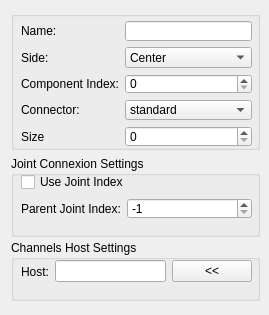
<?xml version="1.0" encoding="UTF-8"?>
<ui version="4.0">
 <class>Form</class>
 <widget class="QWidget" name="Form">
  <property name="geometry">
   <rect>
    <x>0</x>
    <y>0</y>
    <width>269</width>
    <height>315</height>
   </rect>
  </property>
  <property name="windowTitle">
   <string>Form</string>
  </property>
  <widget class="QGroupBox" name="jointConnexionSettings_groupBox">
   <property name="geometry">
    <rect>
     <x>11</x>
     <y>156</y>
     <width>249</width>
     <height>81</height>
    </rect>
   </property>
   <property name="sizePolicy">
    <sizepolicy hsizetype="Minimum" vsizetype="Minimum">
     <horstretch>0</horstretch>
     <verstretch>0</verstretch>
    </sizepolicy>
   </property>
   <property name="title">
    <string>Joint Connexion Settings</string>
   </property>
   <widget class="QWidget" name="layoutWidget">
    <property name="geometry">
     <rect>
      <x>10</x>
      <y>16</y>
      <width>231</width>
      <height>47</height>
     </rect>
    </property>
    <layout class="QVBoxLayout" name="verticalLayout">
     <item>
      <widget class="QCheckBox" name="useJointIndex_checkBox">
       <property name="text">
        <string>Use Joint Index</string>
       </property>
      </widget>
     </item>
     <item>
      <layout class="QHBoxLayout" name="horizontalLayout">
       <item>
        <widget class="QLabel" name="parentJointIndex_label">
         <property name="text">
          <string>Parent Joint Index:</string>
         </property>
        </widget>
       </item>
       <item>
        <widget class="QSpinBox" name="parentJointIndex_spinBox">
         <property name="sizePolicy">
          <sizepolicy hsizetype="Expanding" vsizetype="Fixed">
           <horstretch>0</horstretch>
           <verstretch>0</verstretch>
          </sizepolicy>
         </property>
         <property name="minimum">
          <number>-1</number>
         </property>
         <property name="maximum">
          <number>999999</number>
         </property>
         <property name="value">
          <number>-1</number>
         </property>
        </widget>
       </item>
      </layout>
     </item>
    </layout>
   </widget>
  </widget>
  <widget class="QGroupBox" name="groupBox">
   <property name="geometry">
    <rect>
     <x>11</x>
     <y>240</y>
     <width>249</width>
     <height>61</height>
    </rect>
   </property>
   <property name="sizePolicy">
    <sizepolicy hsizetype="Minimum" vsizetype="Minimum">
     <horstretch>0</horstretch>
     <verstretch>0</verstretch>
    </sizepolicy>
   </property>
   <property name="title">
    <string>Channels Host Settings</string>
   </property>
   <widget class="QWidget" name="layoutWidget">
    <property name="geometry">
     <rect>
      <x>10</x>
      <y>19</y>
      <width>231</width>
      <height>25</height>
     </rect>
    </property>
    <layout class="QHBoxLayout" name="horizontalLayout_2">
     <item>
      <widget class="QLabel" name="host_label">
       <property name="text">
        <string>Host:</string>
       </property>
      </widget>
     </item>
     <item>
      <widget class="QLineEdit" name="host_lineEdit"/>
     </item>
     <item>
      <widget class="QPushButton" name="host_pushButton">
       <property name="text">
        <string>&lt;&lt;</string>
       </property>
      </widget>
     </item>
    </layout>
   </widget>
  </widget>
  <widget class="QGroupBox" name="mainSettings_groupBox">
   <property name="geometry">
    <rect>
     <x>11</x>
     <y>11</y>
     <width>249</width>
     <height>139</height>
    </rect>
   </property>
   <property name="title">
    <string/>
   </property>
   <widget class="QWidget" name="layoutWidget">
    <property name="geometry">
     <rect>
      <x>10</x>
      <y>10</y>
      <width>231</width>
      <height>126</height>
     </rect>
    </property>
    <layout class="QFormLayout" name="formLayout">
     <property name="fieldGrowthPolicy">
      <enum>QFormLayout::AllNonFixedFieldsGrow</enum>
     </property>
     <item row="0" column="0">
      <widget class="QLabel" name="name_label">
       <property name="text">
        <string>Name:</string>
       </property>
      </widget>
     </item>
     <item row="0" column="1">
      <widget class="QLineEdit" name="name_lineEdit"/>
     </item>
     <item row="1" column="0">
      <widget class="QLabel" name="side_label">
       <property name="text">
        <string>Side:</string>
       </property>
      </widget>
     </item>
     <item row="1" column="1">
      <widget class="QComboBox" name="side_comboBox">
       <property name="sizePolicy">
        <sizepolicy hsizetype="Expanding" vsizetype="Fixed">
         <horstretch>0</horstretch>
         <verstretch>0</verstretch>
        </sizepolicy>
       </property>
       <item>
        <property name="text">
         <string>Center</string>
        </property>
       </item>
       <item>
        <property name="text">
         <string>Left</string>
        </property>
       </item>
       <item>
        <property name="text">
         <string>Right</string>
        </property>
       </item>
      </widget>
     </item>
     <item row="2" column="0">
      <widget class="QLabel" name="componentIndex_label">
       <property name="text">
        <string>Component Index:</string>
       </property>
      </widget>
     </item>
     <item row="2" column="1">
      <widget class="QSpinBox" name="componentIndex_spinBox">
       <property name="sizePolicy">
        <sizepolicy hsizetype="Expanding" vsizetype="Fixed">
         <horstretch>0</horstretch>
         <verstretch>0</verstretch>
        </sizepolicy>
       </property>
      </widget>
     </item>
     <item row="3" column="0">
      <widget class="QLabel" name="conector_label">
       <property name="text">
        <string>Connector:</string>
       </property>
      </widget>
     </item>
     <item row="3" column="1">
      <widget class="QComboBox" name="connector_comboBox">
       <property name="sizePolicy">
        <sizepolicy hsizetype="Expanding" vsizetype="Fixed">
         <horstretch>0</horstretch>
         <verstretch>0</verstretch>
        </sizepolicy>
       </property>
       <item>
        <property name="text">
         <string>standard</string>
        </property>
       </item>
      </widget>
     </item>
     <item row="4" column="0">
      <widget class="QLabel" name="size_label">
       <property name="text">
        <string>Size</string>
       </property>
      </widget>
     </item>
     <item row="4" column="1">
      <widget class="QSpinBox" name="size_spinBox">
       <property name="maximum">
        <number>9999</number>
       </property>
      </widget>
     </item>
    </layout>
   </widget>
  </widget>
 </widget>
 <resources/>
 <connections/>
</ui>
